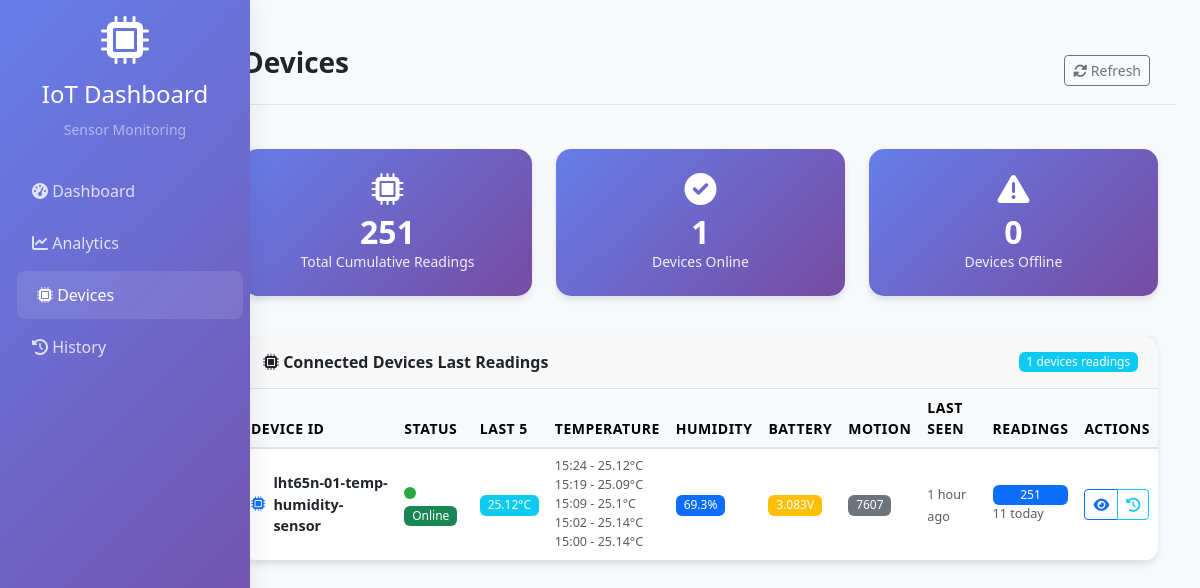
Page /devices/ on the committed database.
### sensors/models.py (models this page shows, shortened)
class SensorReading(models.Model):
    device_id = models.CharField(max_length=128, db_index=True)
    battery_voltage = models.FloatField(null=True, blank=True)
    humidity = models.FloatField(null=True, blank=True)
    motion_counts = models.IntegerField(null=True, blank=True)
    temperature_c = models.FloatField(null=True, blank=True)
    received_at = models.DateTimeField(db_index=True)
    created_at = models.DateTimeField(auto_now_add=True)
    class Meta:
        ordering = ["-received_at", "-id"]

### sensors/views.py (the view)
# urls.py: path("devices/", views.devices, name="devices"),
def devices(request: HttpRequest):
    devices_data = []
    raw_device_ids = (
        SensorReading.objects.exclude(device_id__in=["test-device", "unknown-device"])
        .values_list("device_id", flat=True)
        .distinct()
        .order_by("device_id")
    )
    seen = set()
    device_ids = []
    for did in raw_device_ids:
        if did is None:
            continue
        normalized = did.strip()
        if not normalized:
            continue
        if normalized in seen:
            continue
        seen.add(normalized)
        device_ids.append(normalized)
    for device_id in device_ids:
        device_readings = SensorReading.objects.filter(device_id=device_id)
        latest = device_readings.order_by("-received_at").first()
        last_five_qs = list(device_readings.order_by("-received_at")[:5])
        today_count = device_readings.filter(
            received_at__date=timezone.now().date()
        ).count()
        is_online = (
            latest and (timezone.now() - latest.received_at).total_seconds() < 7200
        )
        devices_data.append(
            {
                "device_id": device_id,
                "latest_temp": latest.temperature_c if latest else None,
                "latest_humidity": latest.humidity if latest else None,
                "latest_battery": latest.battery_voltage if latest else None,
                "latest_motion": latest.motion_counts if latest else None,
                "last_seen": latest.received_at if latest else None,
                "is_online": is_online,
                "reading_count": device_readings.count(),
                "today_readings": today_count,
                "last_readings": last_five_qs,
                "avg_interval": 15,  # Will calculate real interval
            }
        )
    total_devices = len(devices_data)
    online_devices = sum(1 for d in devices_data if d["is_online"])
    offline_devices = total_devices - online_devices
    total_readings = SensorReading.objects.exclude(
        device_id__in=["test-device", "unknown-device"]
    ).count()
    return render(
        request,
        "sensors/devices.html",
        {
            "devices": devices_data,
            "total_devices": total_devices,
            "total_readings": total_readings,
            "online_devices": online_devices,
            "offline_devices": offline_devices,
        },
    )

### sensors/templates/sensors/devices.html (shortened to what this page needs)
{% extends 'sensors/base.html' %}
{% block page_title %}Devices{% endblock %}
{% block content %}
<div class="row mb-4">
    <div class="col-md-4 mb-3">
        <div class="card metric-card">
            <div class="card-body text-center">
                <i class="fas fa-microchip fa-2x mb-2"></i>
                <div class="metric-value">{{ total_readings }}</div>
                <div class="small">Total Cumulative Readings</div>
            </div>
        </div>
    </div>
    <div class="col-md-4 mb-3">
        <div class="card metric-card">
            <div class="card-body text-center">
                <i class="fas fa-check-circle fa-2x mb-2"></i>
                <div class="metric-value">{{ online_devices }}</div>
                <div class="small">Devices Online</div>
            </div>
        </div>
    </div>
    <div class="col-md-4 mb-3">
        <div class="card metric-card">
            <div class="card-body text-center">
                <i class="fas fa-exclamation-triangle fa-2x mb-2"></i>
                <div class="metric-value">{{ offline_devices }}</div>
                <div class="small">Devices Offline</div>
            </div>
        </div>
    </div>
</div>
<div class="card">
    <div class="card-header d-flex justify-content-between align-items-center">
        <h5 class="mb-0"><i class="fas fa-microchip"></i> Connected Devices Last Readings</h5>
        <span class="badge bg-info">{{ devices|length }} devices readings</span>
    </div>
    <div class="card-body p-0">
        <div class="table-responsive">
            <table class="table table-hover mb-0">
                <thead class="table-light">
                    <tr>
                        <th>Device ID</th>
                        <th>Status</th>
                        <th>Last 5</th>
                        <th>Temperature</th>
                        <th>Humidity</th>
                        <th>Battery</th>
                        <th>Motion</th>
                        <th>Last Seen</th>
                        <th>Readings</th>
                        <th>Actions</th>
                    </tr>
                </thead>
                <tbody>
                    {% for device in devices %}
                    <tr>
                        <td>
                            <div class="d-flex align-items-center">
                                <i class="fas fa-microchip me-2 text-primary"></i>
                                <strong>{{ device.device_id }}</strong>
                            </div>
                        </td>
                        <td>
                            <span class="status-indicator {% if device.is_online %}status-online{% else %}status-offline{% endif %}"></span>
                            <span class="badge {% if device.is_online %}bg-success{% else %}bg-danger{% endif %}">
                                {% if device.is_online %}Online{% else %}Offline{% endif %}
                            </span>
                        </td>
                        <td>
                            {% if device.latest_temp %}
                                <span class="badge bg-info">{{ device.latest_temp }}°C</span>
                            {% else %}
                                <span class="text-muted">--</span>
                            {% endif %}
                        </td>
                        <td>
                            {% if device.last_readings %}
                                <div class="d-flex flex-column">
                                    {% for r in device.last_readings %}
                                    <small class="text-muted">{{ r.received_at|date:"H:i" }} - {{ r.temperature_c|default:"--" }}°C</small>
                                    {% endfor %}
                                </div>
                            {% else %}
                                <span class="text-muted">--</span>
                            {% endif %}
                        </td>
                        <td>
                            {% if device.latest_humidity %}
                                <span class="badge bg-primary">{{ device.latest_humidity }}%</span>
                            {% else %}
                                <span class="text-muted">--</span>
                            {% endif %}
                        </td>
                        <td>
                            {% if device.latest_battery %}
                                {% if device.latest_battery > 3.5 %}
                                    <span class="badge bg-success">{{ device.latest_battery }}V</span>
                                {% elif device.latest_battery > 3.0 %}
                                    <span class="badge bg-warning">{{ device.latest_battery }}V</span>
                                {% else %}
                                    <span class="badge bg-danger">{{ device.latest_battery }}V</span>
                                {% endif %}
                            {% else %}
                                <span class="text-muted">--</span>
                            {% endif %}
                        </td>
                        <td>
                            {% if device.latest_motion %}
                                <span class="badge bg-secondary">{{ device.latest_motion }}</span>
                            {% else %}
                                <span class="text-muted">--</span>
                            {% endif %}
                        </td>
                        <td>
                            {% if device.last_seen %}
                                <small class="text-muted">{{ device.last_seen|timesince }} ago</small>
                            {% else %}
                                <span class="text-muted">Never</span>
                            {% endif %}
                        </td>
                        <td>
                            <div class="d-flex flex-column">
                                <span class="badge bg-primary">{{ device.reading_count }}</span>
                                <small class="text-muted">{{ device.today_readings }} today</small>
                            </div>
                        </td>
                        <td>
                            <div class="btn-group btn-group-sm">
                                <a href="{% url 'device_detail' device.device_id %}" class="btn btn-outline-primary" title="View Details">
                                    <i class="fas fa-eye"></i>
                                </a>
                                <a href="{% url 'history' %}?device={{ device.device_id }}" class="btn btn-outline-info" title="View History">
                                    <i class="fas fa-history"></i>
                                </a>
                            </div>
                        </td>
                    </tr>
                    {% endfor %}
                </tbody>
            </table>
        </div>
    </div>
</div>
{% endblock %}

### sensors/templates/sensors/base.html (style rules this page uses)
.card { border: none; border-radius: 15px; box-shadow: 0 4px 6px rgba(0,0,0,0.1); transition: transform 0.3s ease; }
.metric-card { background: linear-gradient(135deg, #667eea 0%, #764ba2 100%); color: white; }
.metric-card .card-body { padding: 1.5rem; }
.metric-value { font-size: 2rem; font-weight: 600; line-height: 1.2; }
.card-header h5 { font-size: 1.1rem; font-weight: 600; margin: 0; }
.metric-card .small { font-size: 0.875rem; font-weight: 500; opacity: 0.9; }
.table th { font-size: 0.875rem; font-weight: 600; text-transform: uppercase; letter-spacing: 0.5px; }
.table td { font-size: 0.9rem; vertical-align: middle; }
.badge { font-size: 0.75rem; font-weight: 500; }
.row { margin-bottom: 1.5rem; }
.card-body { padding: 1.25rem; }
.card-header { padding: 1rem 1.25rem; border-bottom: 1px solid rgba(0,0,0,0.1); }
.status-indicator { width: 12px; height: 12px; border-radius: 50%; display: inline-block; margin-right: 8px; }
.status-online { background: #28a745; }
.main-content h5 { font-size: 1rem; font-weight: 600; margin-bottom: 0.5rem; }
.content-wrapper > .row:first-child { margin-top: 0; }
.table-responsive { border-radius: 0 0 15px 15px; }
.table thead th { background-color: #f8f9fa; border-bottom: 2px solid #dee2e6; }

### rows in the picture
SensorReading: latest_temp "25.12", received_at "15:24", temperature_c "25.12", latest_humidity "69.3", latest_battery "3.083", last_seen "1 hour"
SensorReading: received_at "15:19", temperature_c "25.09"
SensorReading: received_at "15:09", temperature_c "25.1"
SensorReading: received_at "15:02", temperature_c "25.14"
SensorReading: received_at "15:00", temperature_c "25.14"

### other values in the picture
{{ total_readings }} "251"
{{ online_devices }} "1"
{{ offline_devices }} "0"
{{ devices|length }} "1"
{{ device.device_id }} "lht65n-01-temp-humidity-sensor"
{{ device.latest_motion }} "7607"
{{ device.reading_count }} "251"
{{ device.today_readings }} "11"
